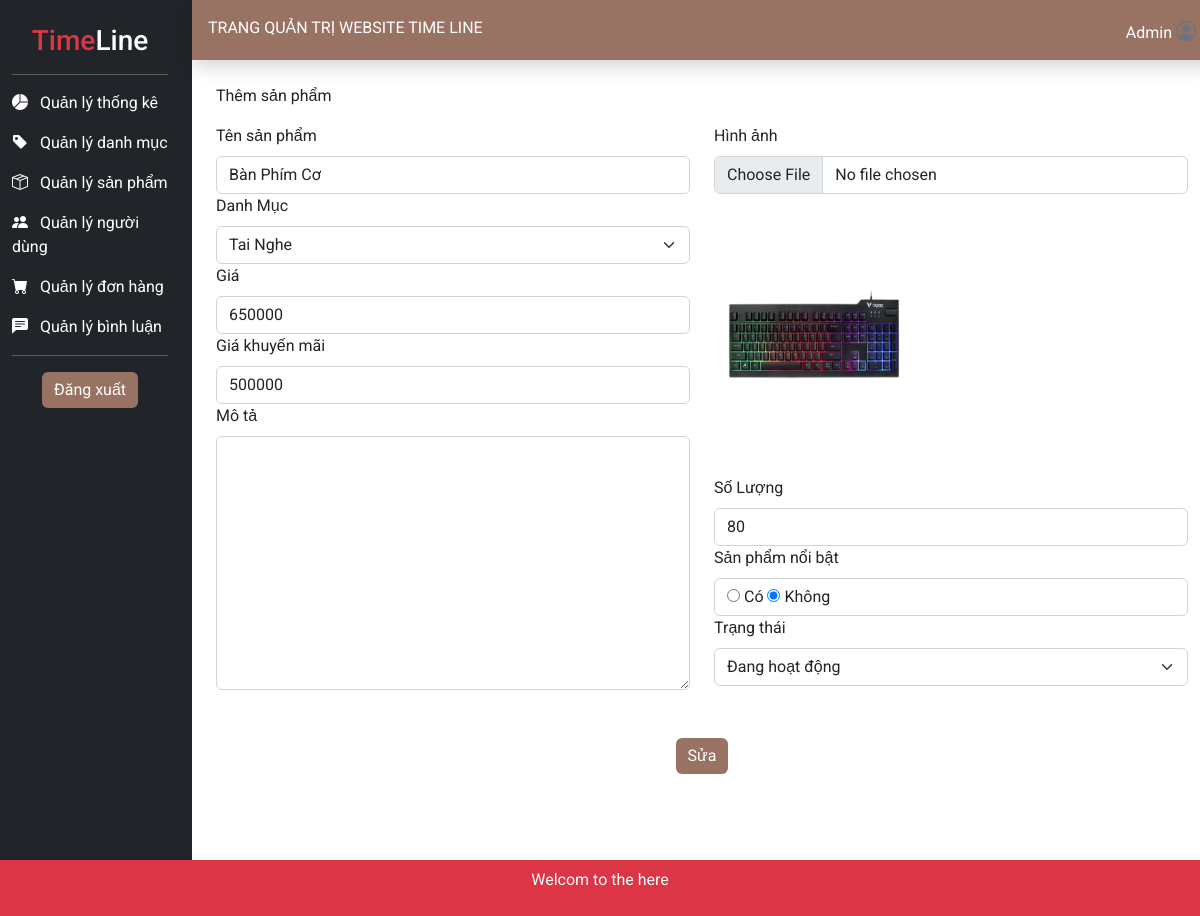
The app's page /admin/?mod=product&act=edit&id=5 (signed in) with its own data.
### tables this page shows
CREATE TABLE `sanpham` (
  `MaSanPham` int(10) NOT NULL,
  `TenSanPham` varchar(100) NOT NULL,
  `HinhAnh` text DEFAULT NULL,
  `Gia` int(10) DEFAULT NULL,
  `GiaKhuyenMai` int(10) DEFAULT NULL,
  `MaDanhMuc` int(10) NOT NULL,
  `SoLuong` int(10) DEFAULT NULL,
  `MoTa` text NOT NULL,
  `Hot` int(11) DEFAULT NULL,
  `TrangThai` varchar(100) NOT NULL DEFAULT 'Đang hoạt động'
);

### model_DAO/pdo.php (called while the page is built, shortened)
<?php
function pdo_get_connection(){
    $dburl = "mysql:host=localhost;dbname=time_line;charset=utf8";
    $username = 'root';
    $password = '';
    $conn = new PDO($dburl, $username, $password);
    $conn->setAttribute(PDO::ATTR_ERRMODE, PDO::ERRMODE_EXCEPTION);
    return $conn;
}
function pdo_query($sql){
    $sql_args = array_slice(func_get_args(), 1);
    try{
        $conn = pdo_get_connection();
        $stmt = $conn->prepare($sql);
        $stmt->execute($sql_args);
        $rows = $stmt->fetchAll();
        return $rows;
    }
    catch(PDOException $e){
        throw $e;
    }
    finally{
        unset($conn);
    }
}
function pdo_query_one($sql){
    $sql_args = array_slice(func_get_args(), 1);
    try{
        $conn = pdo_get_connection();
        $stmt = $conn->prepare($sql);
        $stmt->execute($sql_args);
        $row = $stmt->fetch(PDO::FETCH_ASSOC);
        return $row;
    }
    catch(PDOException $e){
        error_log('PDO Query One Error: ' . $e->getMessage());
        throw $e;
    }
    finally{
        unset($conn);
    }
}

### model_DAO/product.php (called while the page is built, shortened)
<?php
include_once 'pdo.php';
function product_one($id){
    $sql="SELECT * FROM SanPham WHERE MaSanPham=?";
    return pdo_query_one($sql,$id);
}
?>

### model_DAO/category.php (called while the page is built, shortened)
<?php
include_once 'pdo.php';
function category_list(){
    $sql="SELECT *FROM DanhMuc";
    return pdo_query($sql);
}
?>

### admin/view/page_product_edit.php (the view, shortened to what this page needs)
<div>
    <form class="form p-4"  method="post" action="" enctype="multipart/form-data">
        <p>Thêm sản phẩm</p>
        <div class="row">
            <div class="col-md-6">
                <div>
                    <label class="form-label" for="">Tên sản phẩm</label class="form-label">
                    <input class="form-control" type="text" name="name" value="<?=$sp['TenSanPham'] ?>">
                </div>
                <div>
                <label class="form-label" for="">Danh Mục</label>
                <select class="form-select" name="category" >
                    <?php
                        foreach($dsdm as $dm){
                            if($dm['MaDanhMuc'] == $sp['MaDanhMuc']){
                                echo '<option selected value="'.$dm['MaDanhMuc'].'">'.$dm['TenDanhMuc'].'</option>';
                            }else{
                                echo '<option value="'.$dm['MaDanhMuc'].'">'.$dm['TenDanhMuc'].'</option>';
                            }
                        }
                     ?>
                </select>
            </div>
                <div>
                    <label class="form-label" for="">Giá</label class="form-label">
                    <input class="form-control" type="number" name="price" value="<?=$sp['Gia']?>">
                </div>
                <div>
                    <label class="form-label" for="">Giá khuyến mãi</label class="form-label">
                    <input class="form-control" type="number" name="sale" value="<?=$sp['GiaKhuyenMai'] ?>">
                </div>
                <div>
                    <label class="form-label" for="">Mô tả</label class="form-label">
                    <textarea class="form-control" name="description" id="" cols="30" rows="10" value="<?=$sp['MoTa'] ?>"></textarea>
                </div>
            </div>
            <div class="col-md-6">
                <div>
                    <label class="form-label" for="">Hình ảnh</label class="form-label">
                    <input class="form-control" type="file" name="image">
                    <img class="my-3" src="../content/img/<?=$sp['HinhAnh']?>" width="200" height="250" alt="">
                </div>
                <div>
                    <label class="form-label" for="">Số Lượng</label class="form-label">
                    <input class="form-control" type="number" name="quantity" value="<?=$sp['SoLuong'] ?>">
                </div>
                <div>
                    <label class="form-label" for="">Sản phẩm nổi bật</label class="form-label">
                    <div class="form-control">
                        <input type="radio" name="hot" value="1" <?php if($sp['Hot'] == 1) echo 'checked' ?>> Có
                        <input type="radio" name="hot" value="0" <?php if($sp['Hot'] == 0) echo 'checked' ?>> Không
                    </div>
                </div>
                <div>
                    <label class="form-label" for="">Trạng thái</label class="form-label">
                    <select class="form-select" name="status" id="">
                        <option value="Đang hoạt động" <?php if($sp['TrangThai'] == 'Đang hoạt động') echo 'selected' ?>>Đang hoạt động</option>
                    </select>
            </div>
        </div>
            <br>
            <div class="text-center">
                <input class="btn btn-danger m-5" type="submit" name="editProduct_submit" value="Sửa">
            </div>
    </form>
</div>

### admin/view/template_header.php (style rules this page uses)
body { font-family: 'Roboto', sans-serif; }
.btn-danger { background-color: #987263; border: #987263; }

### records on screen
sanpham: name "Bàn Phím Cơ", price "650000", sale "500000", HinhAnh (picture), quantity "80", Hot "☑", status "Đang hoạt động"

### other values on screen
form field category "Tai Nghe"
